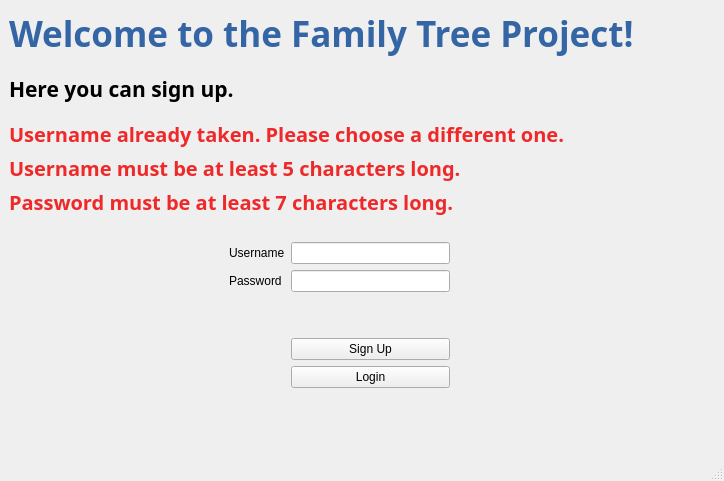
<?xml version="1.0" encoding="UTF-8"?>
<ui version="4.0">
 <class>UserWindow</class>
 <widget class="QMainWindow" name="UserWindow">
  <property name="geometry">
   <rect>
    <x>0</x>
    <y>0</y>
    <width>724</width>
    <height>481</height>
   </rect>
  </property>
  <property name="windowTitle">
   <string>MainWindow</string>
  </property>
  <widget class="QWidget" name="centralwidget">
   <layout class="QGridLayout" name="gridLayout_5">
    <item row="0" column="1">
     <layout class="QGridLayout" name="gridLayout_3">
      <item row="0" column="0">
       <widget class="QStackedWidget" name="stackedWidget">
        <property name="currentIndex">
         <number>1</number>
        </property>
        <widget class="QWidget" name="loginPage">
         <widget class="QWidget" name="layoutWidget">
          <property name="geometry">
           <rect>
            <x>0</x>
            <y>0</y>
            <width>661</width>
            <height>390</height>
           </rect>
          </property>
          <layout class="QVBoxLayout" name="verticalLayout_5">
           <item>
            <layout class="QHBoxLayout" name="horizontalLayout_7">
             <item>
              <widget class="QLabel" name="welcomeLabel">
               <property name="maximumSize">
                <size>
                 <width>16777215</width>
                 <height>90</height>
                </size>
               </property>
               <property name="font">
                <font>
                 <family>Sawasdee</family>
                 <pointsize>26</pointsize>
                 <weight>75</weight>
                 <bold>true</bold>
                </font>
               </property>
               <property name="text">
                <string>&lt;html&gt;&lt;head/&gt;&lt;body&gt;&lt;p&gt;&lt;span style=&quot; color:#3465a4;&quot;&gt;Welcome to the Family Tree Project!&lt;/span&gt;&lt;/p&gt;&lt;/body&gt;&lt;/html&gt;</string>
               </property>
              </widget>
             </item>
            </layout>
           </item>
           <item>
            <widget class="QLabel" name="loginLabel">
             <property name="sizePolicy">
              <sizepolicy hsizetype="Minimum" vsizetype="Minimum">
               <horstretch>0</horstretch>
               <verstretch>0</verstretch>
              </sizepolicy>
             </property>
             <property name="minimumSize">
              <size>
               <width>100</width>
               <height>50</height>
              </size>
             </property>
             <property name="maximumSize">
              <size>
               <width>400</width>
               <height>50</height>
              </size>
             </property>
             <property name="font">
              <font>
               <family>Sawasdee</family>
               <pointsize>15</pointsize>
               <weight>75</weight>
               <bold>true</bold>
              </font>
             </property>
             <property name="text">
              <string>&lt;html&gt;&lt;head/&gt;&lt;body&gt;&lt;p&gt;&lt;span style=&quot; font-size:16pt;&quot;&gt;Log in to access your family tree.&lt;/span&gt;&lt;/p&gt;&lt;/body&gt;&lt;/html&gt;</string>
             </property>
            </widget>
           </item>
           <item>
            <widget class="QLabel" name="errorLabelLogin">
             <property name="sizePolicy">
              <sizepolicy hsizetype="Maximum" vsizetype="Preferred">
               <horstretch>0</horstretch>
               <verstretch>0</verstretch>
              </sizepolicy>
             </property>
             <property name="font">
              <font>
               <family>Sawasdee</family>
               <pointsize>15</pointsize>
               <weight>75</weight>
               <bold>true</bold>
              </font>
             </property>
             <property name="text">
              <string>&lt;html&gt;&lt;head/&gt;&lt;body&gt;&lt;p&gt;&lt;span style=&quot; color:#ef2929;&quot;&gt;No user found with this data. Please try again.&lt;/span&gt;&lt;/p&gt;&lt;/body&gt;&lt;/html&gt;</string>
             </property>
            </widget>
           </item>
           <item>
            <widget class="QLabel" name="accountCreatedLabel">
             <property name="sizePolicy">
              <sizepolicy hsizetype="Maximum" vsizetype="Preferred">
               <horstretch>0</horstretch>
               <verstretch>0</verstretch>
              </sizepolicy>
             </property>
             <property name="font">
              <font>
               <family>Sawasdee</family>
               <pointsize>15</pointsize>
               <weight>75</weight>
               <bold>true</bold>
              </font>
             </property>
             <property name="text">
              <string>&lt;html&gt;&lt;head/&gt;&lt;body&gt;&lt;p&gt;&lt;span style=&quot; color:#8ae234;&quot;&gt;Account successfully created! Please log in.&lt;/span&gt;&lt;/p&gt;&lt;/body&gt;&lt;/html&gt;</string>
             </property>
            </widget>
           </item>
           <item>
            <widget class="QLabel" name="placeholder">
             <property name="sizePolicy">
              <sizepolicy hsizetype="Maximum" vsizetype="Preferred">
               <horstretch>0</horstretch>
               <verstretch>0</verstretch>
              </sizepolicy>
             </property>
             <property name="font">
              <font>
               <family>Sawasdee</family>
               <pointsize>15</pointsize>
               <weight>75</weight>
               <bold>true</bold>
              </font>
             </property>
             <property name="text">
              <string>Placeholder for symmetry</string>
             </property>
            </widget>
           </item>
           <item>
            <spacer name="verticalSpacer_2">
             <property name="orientation">
              <enum>Qt::Vertical</enum>
             </property>
             <property name="sizeType">
              <enum>QSizePolicy::Fixed</enum>
             </property>
             <property name="sizeHint" stdset="0">
              <size>
               <width>20</width>
               <height>20</height>
              </size>
             </property>
            </spacer>
           </item>
           <item>
            <layout class="QHBoxLayout" name="horizontalLayout_5">
             <item>
              <spacer name="horizontalSpacer_4">
               <property name="orientation">
                <enum>Qt::Horizontal</enum>
               </property>
               <property name="sizeHint" stdset="0">
                <size>
                 <width>40</width>
                 <height>20</height>
                </size>
               </property>
              </spacer>
             </item>
             <item>
              <layout class="QGridLayout" name="gridLayout_2">
               <item row="0" column="0">
                <widget class="QLabel" name="username">
                 <property name="sizePolicy">
                  <sizepolicy hsizetype="Fixed" vsizetype="Preferred">
                   <horstretch>0</horstretch>
                   <verstretch>0</verstretch>
                  </sizepolicy>
                 </property>
                 <property name="text">
                  <string>Username</string>
                 </property>
                </widget>
               </item>
               <item row="4" column="1">
                <widget class="QPushButton" name="newUserButton">
                 <property name="text">
                  <string>Sign Up</string>
                 </property>
                </widget>
               </item>
               <item row="2" column="1">
                <spacer name="verticalSpacer_4">
                 <property name="orientation">
                  <enum>Qt::Vertical</enum>
                 </property>
                 <property name="sizeType">
                  <enum>QSizePolicy::Fixed</enum>
                 </property>
                 <property name="sizeHint" stdset="0">
                  <size>
                   <width>20</width>
                   <height>40</height>
                  </size>
                 </property>
                </spacer>
               </item>
               <item row="3" column="1">
                <widget class="QPushButton" name="loginButton">
                 <property name="text">
                  <string>Login</string>
                 </property>
                </widget>
               </item>
               <item row="0" column="1">
                <widget class="QLineEdit" name="in_username"/>
               </item>
               <item row="1" column="0">
                <widget class="QLabel" name="password">
                 <property name="text">
                  <string>Password</string>
                 </property>
                </widget>
               </item>
               <item row="1" column="1">
                <widget class="QLineEdit" name="in_password"/>
               </item>
              </layout>
             </item>
             <item>
              <spacer name="horizontalSpacer">
               <property name="orientation">
                <enum>Qt::Horizontal</enum>
               </property>
               <property name="sizeHint" stdset="0">
                <size>
                 <width>40</width>
                 <height>20</height>
                </size>
               </property>
              </spacer>
             </item>
            </layout>
           </item>
           <item>
            <spacer name="verticalSpacer">
             <property name="orientation">
              <enum>Qt::Vertical</enum>
             </property>
             <property name="sizeHint" stdset="0">
              <size>
               <width>20</width>
               <height>40</height>
              </size>
             </property>
            </spacer>
           </item>
          </layout>
         </widget>
        </widget>
        <widget class="QWidget" name="createNewUserPage">
         <widget class="QWidget" name="layoutWidget_2">
          <property name="geometry">
           <rect>
            <x>0</x>
            <y>0</y>
            <width>661</width>
            <height>456</height>
           </rect>
          </property>
          <layout class="QVBoxLayout" name="verticalLayout_7">
           <item>
            <layout class="QHBoxLayout" name="horizontalLayout_9">
             <item>
              <widget class="QLabel" name="welcomeLabel_1">
               <property name="maximumSize">
                <size>
                 <width>16777215</width>
                 <height>90</height>
                </size>
               </property>
               <property name="font">
                <font>
                 <family>Sawasdee</family>
                 <pointsize>26</pointsize>
                 <weight>75</weight>
                 <bold>true</bold>
                </font>
               </property>
               <property name="text">
                <string>&lt;html&gt;&lt;head/&gt;&lt;body&gt;&lt;p&gt;&lt;span style=&quot; color:#3465a4;&quot;&gt;Welcome to the Family Tree Project!&lt;/span&gt;&lt;/p&gt;&lt;/body&gt;&lt;/html&gt;</string>
               </property>
              </widget>
             </item>
            </layout>
           </item>
           <item>
            <widget class="QLabel" name="signUpLabel">
             <property name="sizePolicy">
              <sizepolicy hsizetype="Minimum" vsizetype="Minimum">
               <horstretch>0</horstretch>
               <verstretch>0</verstretch>
              </sizepolicy>
             </property>
             <property name="minimumSize">
              <size>
               <width>100</width>
               <height>50</height>
              </size>
             </property>
             <property name="maximumSize">
              <size>
               <width>400</width>
               <height>50</height>
              </size>
             </property>
             <property name="font">
              <font>
               <family>Sawasdee</family>
               <pointsize>15</pointsize>
               <weight>75</weight>
               <bold>true</bold>
              </font>
             </property>
             <property name="text">
              <string>&lt;html&gt;&lt;head/&gt;&lt;body&gt;&lt;p&gt;&lt;span style=&quot; font-size:16pt;&quot;&gt;Here you can sign up.&lt;/span&gt;&lt;/p&gt;&lt;/body&gt;&lt;/html&gt;</string>
             </property>
            </widget>
           </item>
           <item>
            <widget class="QLabel" name="errorLabelNameTaken">
             <property name="sizePolicy">
              <sizepolicy hsizetype="Maximum" vsizetype="Preferred">
               <horstretch>0</horstretch>
               <verstretch>0</verstretch>
              </sizepolicy>
             </property>
             <property name="font">
              <font>
               <family>Sawasdee</family>
               <pointsize>15</pointsize>
               <weight>75</weight>
               <bold>true</bold>
              </font>
             </property>
             <property name="text">
              <string>&lt;html&gt;&lt;head/&gt;&lt;body&gt;&lt;p&gt;&lt;span style=&quot; color:#ef2929;&quot;&gt;Username already taken. Please choose a different one.&lt;/span&gt;&lt;/p&gt;&lt;/body&gt;&lt;/html&gt;</string>
             </property>
            </widget>
           </item>
           <item>
            <widget class="QLabel" name="errorLabelNameNotValid">
             <property name="sizePolicy">
              <sizepolicy hsizetype="Maximum" vsizetype="Preferred">
               <horstretch>0</horstretch>
               <verstretch>0</verstretch>
              </sizepolicy>
             </property>
             <property name="font">
              <font>
               <family>Sawasdee</family>
               <pointsize>15</pointsize>
               <weight>75</weight>
               <bold>true</bold>
              </font>
             </property>
             <property name="text">
              <string>&lt;html&gt;&lt;head/&gt;&lt;body&gt;&lt;p&gt;&lt;span style=&quot; color:#ef2929;&quot;&gt;Username must be at least 5 characters long.&lt;/span&gt;&lt;/p&gt;&lt;/body&gt;&lt;/html&gt;</string>
             </property>
            </widget>
           </item>
           <item>
            <widget class="QLabel" name="errorLabelPasswordNotValid">
             <property name="sizePolicy">
              <sizepolicy hsizetype="Maximum" vsizetype="Preferred">
               <horstretch>0</horstretch>
               <verstretch>0</verstretch>
              </sizepolicy>
             </property>
             <property name="font">
              <font>
               <family>Sawasdee</family>
               <pointsize>15</pointsize>
               <weight>75</weight>
               <bold>true</bold>
              </font>
             </property>
             <property name="text">
              <string>&lt;html&gt;&lt;head/&gt;&lt;body&gt;&lt;p&gt;&lt;span style=&quot; color:#ef2929;&quot;&gt;Password must be at least 7 characters long.&lt;/span&gt;&lt;/p&gt;&lt;/body&gt;&lt;/html&gt;</string>
             </property>
            </widget>
           </item>
           <item>
            <spacer name="verticalSpacer_7">
             <property name="orientation">
              <enum>Qt::Vertical</enum>
             </property>
             <property name="sizeType">
              <enum>QSizePolicy::Fixed</enum>
             </property>
             <property name="sizeHint" stdset="0">
              <size>
               <width>20</width>
               <height>20</height>
              </size>
             </property>
            </spacer>
           </item>
           <item>
            <layout class="QHBoxLayout" name="horizontalLayout_10">
             <item>
              <spacer name="horizontalSpacer_6">
               <property name="orientation">
                <enum>Qt::Horizontal</enum>
               </property>
               <property name="sizeHint" stdset="0">
                <size>
                 <width>40</width>
                 <height>20</height>
                </size>
               </property>
              </spacer>
             </item>
             <item>
              <layout class="QGridLayout" name="gridLayout_4">
               <item row="1" column="0">
                <widget class="QLabel" name="password_3">
                 <property name="text">
                  <string>Password</string>
                 </property>
                </widget>
               </item>
               <item row="0" column="0">
                <widget class="QLabel" name="username_3">
                 <property name="sizePolicy">
                  <sizepolicy hsizetype="Fixed" vsizetype="Preferred">
                   <horstretch>0</horstretch>
                   <verstretch>0</verstretch>
                  </sizepolicy>
                 </property>
                 <property name="text">
                  <string>Username</string>
                 </property>
                </widget>
               </item>
               <item row="4" column="1">
                <widget class="QPushButton" name="backButton">
                 <property name="text">
                  <string>Login</string>
                 </property>
                </widget>
               </item>
               <item row="0" column="1">
                <widget class="QLineEdit" name="in_new_username"/>
               </item>
               <item row="2" column="1">
                <spacer name="verticalSpacer_8">
                 <property name="orientation">
                  <enum>Qt::Vertical</enum>
                 </property>
                 <property name="sizeType">
                  <enum>QSizePolicy::Fixed</enum>
                 </property>
                 <property name="sizeHint" stdset="0">
                  <size>
                   <width>20</width>
                   <height>40</height>
                  </size>
                 </property>
                </spacer>
               </item>
               <item row="1" column="1">
                <widget class="QLineEdit" name="in_new_password"/>
               </item>
               <item row="3" column="1">
                <widget class="QPushButton" name="newUserButton_2">
                 <property name="text">
                  <string>Sign Up</string>
                 </property>
                </widget>
               </item>
              </layout>
             </item>
             <item>
              <spacer name="horizontalSpacer_3">
               <property name="orientation">
                <enum>Qt::Horizontal</enum>
               </property>
               <property name="sizeHint" stdset="0">
                <size>
                 <width>40</width>
                 <height>20</height>
                </size>
               </property>
              </spacer>
             </item>
            </layout>
           </item>
           <item>
            <spacer name="verticalSpacer_9">
             <property name="orientation">
              <enum>Qt::Vertical</enum>
             </property>
             <property name="sizeHint" stdset="0">
              <size>
               <width>20</width>
               <height>40</height>
              </size>
             </property>
            </spacer>
           </item>
          </layout>
         </widget>
        </widget>
       </widget>
      </item>
     </layout>
    </item>
   </layout>
  </widget>
  <widget class="QMenuBar" name="menubar">
   <property name="geometry">
    <rect>
     <x>0</x>
     <y>0</y>
     <width>724</width>
     <height>22</height>
    </rect>
   </property>
  </widget>
  <widget class="QStatusBar" name="statusbar"/>
 </widget>
 <resources/>
 <connections/>
</ui>
